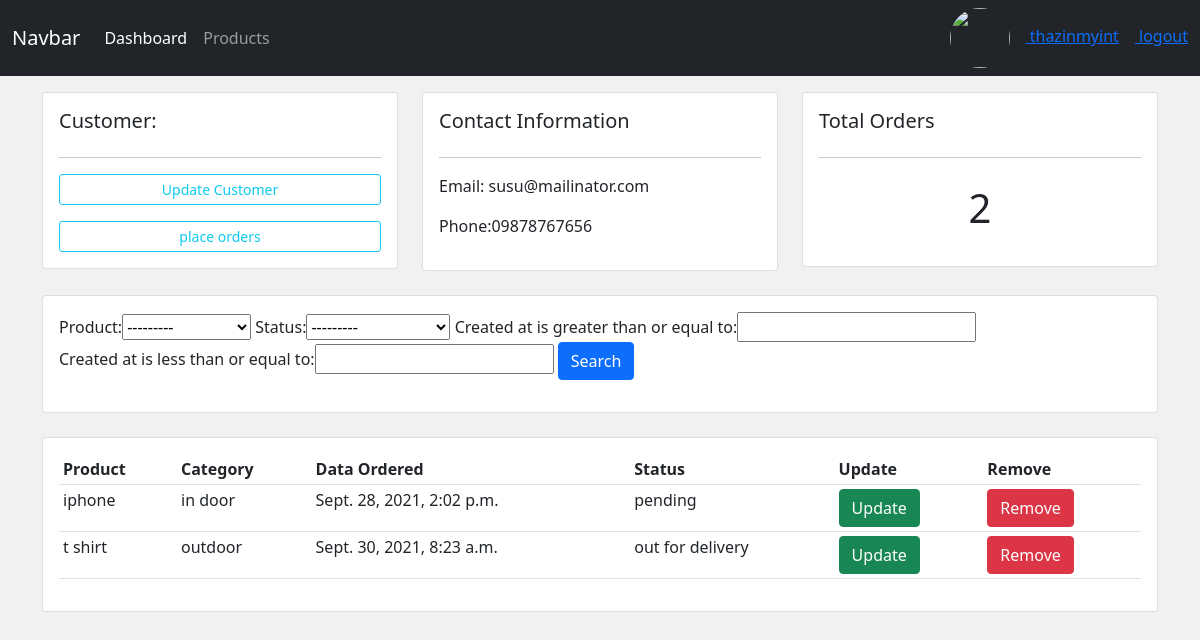
The app's page /customers/1 (signed in) with its own data.
### accounts/models.py (models this page shows, shortened)
class Customer(models.Model):
    user=models.OneToOneField(User,on_delete=models.CASCADE,null=True)
    profile_pic=models.ImageField(null=True,blank=True,upload_to='static/profiles',
    default="static/profiles/default.png")
    email=models.CharField(max_length=200,null=True)
    phone=models.CharField(max_length=200,null=True)
    created_at=models.DateTimeField(auto_now_add=True)

class Order(models.Model):
    status=(
        ('pending','Pending'),
        ('out for delivery','Out For Delivery'),
        ('delivered','Delivered')
    )
    customer=models.ForeignKey(Customer,null=True,on_delete=models.SET_NULL)
    product=models.ForeignKey(Product,null=True,on_delete=models.SET_NULL)
    created_at=models.DateTimeField(auto_now_add=True)
    status=models.CharField(max_length=200,null=True,choices=status)

class Product(models.Model):
    category=(
        ('indoor','In Door'),
        ('outdoor','Out Door')
    )
    name=models.CharField(max_length=200,null=True)
    price=models.FloatField(null=True)
    category=models.CharField(max_length=200,null=True,choices=category)
    description=models.CharField(max_length=200,null=True,blank=True)
    created_at=models.DateTimeField(auto_now_add=True)
    tags=models.ManyToManyField(Tag)
    def __str__(self):
        return self.name

### accounts/decorators.py (the view)
        def wrapper(request,*args, **kwargs):
            if request.user.groups.first().name in roles:
                return view_fun(request,*args, **kwargs) #orderCreate
            else:
                return HttpResponse('you are not authorized');

### accounts/views.py (called while the page is built)
@login_required(login_url='/login')
@allowed_roles(roles=['admin'])
def customers(request,id):
    customer=Customer.objects.get(id=id)
    orders=customer.order_set.all()
    order_count=orders.count()
    filterObj=OrderFilter(request.GET,queryset=orders)
    orders=filterObj.qs
    return render(request,'accounts/customers.html',{
        'customer':customer,
        'orders':orders,
        'order_count':order_count,
        'filterObj':filterObj
    })

### accounts/templates/accounts/customers.html
{% extends 'accounts/master.html' %}
{% block content %}
<div class="row">
    <div class="col-md">
        <div class="card card-body">
            <h5>Customer:</h5>
            <hr>
            <a class="btn btn-outline-info btn-sm btn-block" href="">Update
            Customer</a>
            <a class="btn btn-outline-info mt-3 btn-sm btn-block" href="{% url 'order.create' customer.id %}">
            place orders</a>
        </div>
    </div>
    <div class="col-md">
        <div class="card card-body">
            <h5>Contact Information</h5>
            <hr>
            <p>Email: {{customer.email}}</p>
            <p>Phone:{{customer.phone}}</p>
        </div>
    </div>
    <div class="col-md">
        <div class="card card-body">
            <h5>Total Orders</h5>
            <hr>
            <h1 style="text-align: center; padding: 10px">{{order_count}}</h1>
        </div>
    </div>
</div>
<br>
<div class="row">
    <div class="col">
        <div class="card card-body">
            <form method="get">
                {{filterObj.form}}
                <button class="btn btn-primary" type="submit">Search
                </button>
            </form>
        </div>
    </div>
</div>
<br>
<div class="row">
    <div class="col-md">
        <div class="card card-body">
            <table class="table table-sm">
                <tr>
                    <th>Product</th>
                    <th>Category</th>
                    <th>Data Ordered</th>
                    <th>Status</th>
                    <th>Update</th>
                    <th>Remove</th>
                </tr>
                {% for order in orders %}
                    <tr>
                        <td>{{order.product.name}}</td>
                        <td>{{order.product.category}}</td>
                        <td>{{order.created_at}}</td>
                        <td>{{order.status}}</td>
                        <td><a href="{% url 'order.update' order.id %}" class="btn btn-success">Update</a></td>
                        <td><a href="{% url 'order.delete' order.id %}" class="btn btn-danger">Remove</a></td>
                    </tr>
                {% endfor %}
            </table>
        </div>
    </div>
</div>
{% endblock content %}

### accounts/templates/accounts/components/navbar.html (shortened to what this page needs)
<nav class="navbar navbar-expand-lg navbar-dark bg-dark">
    <div class="container-fluid">
        <a class="navbar-brand" href="#">Navbar</a>
        <div class="collapse navbar-collapse" id="navbarNav">
        <ul class="navbar-nav">
        {% if request.user.is_staff %}
            <li class="nav-item">
                <a class="nav-link active" aria-current="page" href="{% url 'dashboard' %}">Dashboard</a>
            </li>
            <li class="nav-item">
                <a class="nav-link" href="{% url 'products' %}">Products</a>
            </li>
        {% else %}
            <li class="nav-item">
                <a class="nav-link" href="{% url 'customers.customer_profile' %}">Profile</a>
            </li>
        {% endif %}
        </ul>
        </div>
        {% if request.user.is_authenticated %}
        <div class="text-white">
            <a href="{% url 'customers.customer_profile_setting' %}">
                <img src="/{{request.user.customer.profile_pic}}" alt="" width="60px" height="60px"
                style="border-radius: 50%;" class="me-3">
                <span class="me-3">{{ request.user.username }}</span>
            </a>
            <a href="{% url 'logout' %}">logout</a>
        </div>
        {% else %}
        <div class="text-white">
            <a href="{% url 'login' %}" class="me-3">login</a>
            <a href="{% url 'register' %}">register</a>
        </div>
        {% endif %}
    </div>
</nav>

### accounts/static/accounts/css/style.css (style rules this page uses)
body { background-color: #f1f1f1; }

### records on screen
Customer: email "susu@mailinator.com", phone "09878767656"
Order: product.name "iphone", product.category "in door", created_at "Sept. 28, 2021, 2:02 p.m.", status "pending"
Order: product.name "t shirt", product.category "outdoor", created_at "Sept. 30, 2021, 8:23 a.m.", status "out for delivery"

### other values on screen
{{ request.user.username }} "thazinmyint"
{{ order_count }} "2"
